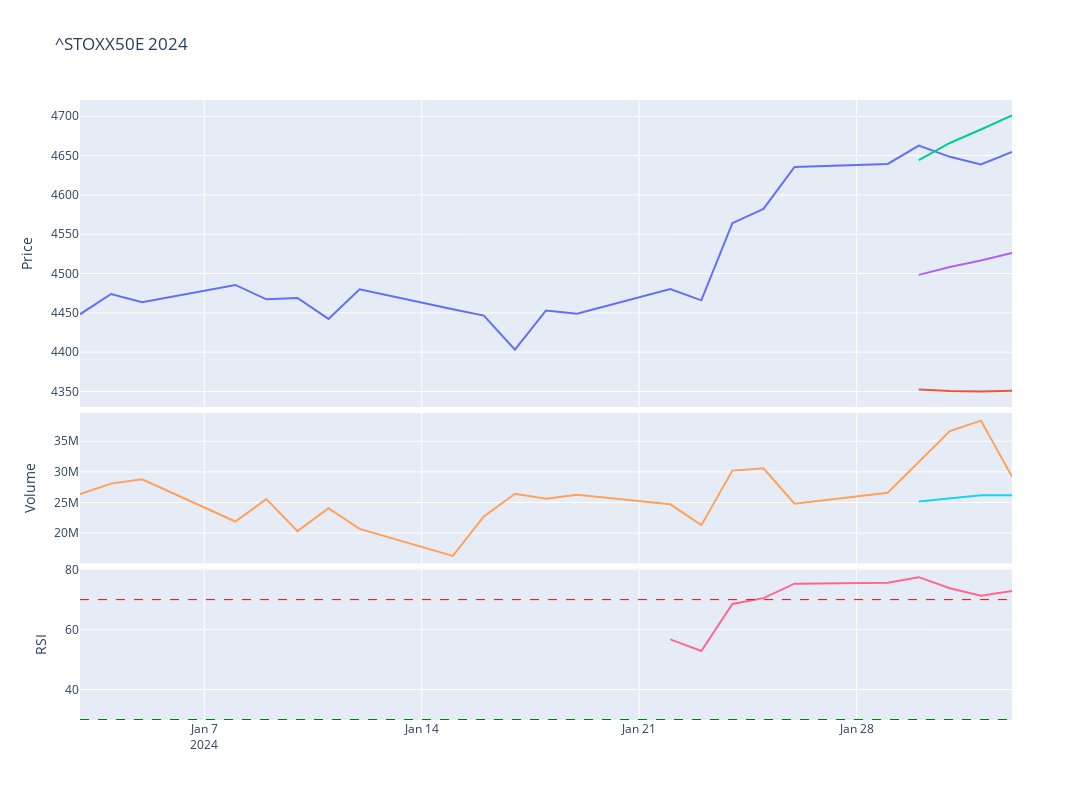

Notebook code cell kept with this figure:
### Code cell
# Plot the adjusted close price of the ^IBEX for year
fig = make_subplots(rows=4, cols=1,shared_xaxes=True,vertical_spacing=0.01,specs=[[{'rowspan':2,'colspan':1}],[None],[{'rowspan':1,'colspan':1}],[{'rowspan':1,'colspan':1}]])

# Graph (1,1)
fig.add_trace(go.Scatter(x=stock_eu['Adj Close'].loc[year].index,y=stock_eu['Adj Close'].loc[year],mode="lines",name=f'{ticker}'),row=1,col=1)
fig.add_trace(go.Scatter(x=stock_eu['BB_Lower'].loc[year].index,y=stock_eu['BB_Lower'].loc[year],mode="lines",name='BB_Lower'),row=1,col=1)
fig.add_trace(go.Scatter(x=stock_eu['BB_Upper'].loc[year].index,y=stock_eu['BB_Upper'].loc[year],mode="lines",name='BB_Upper'),row=1,col=1)
fig.add_trace(go.Scatter(x=stock_eu['MMA20'].loc[year].index,y=stock_eu['MMA20'].loc[year],mode="lines",name='MMA20'),row=1,col=1)
# Update xaxis properties
fig.update_yaxes(title_text="Price", row=1, col=1)

# Graph (3,1)
fig.add_trace(go.Scatter(x=stock_eu['Volume'].loc[year].index,y=stock_eu['Volume'].loc[year],mode="lines",name='Volume'),row=3, col=1)
fig.add_trace(go.Scatter(x=stock_eu['Volume'].loc[year].index,y=stock_eu['Volume'].loc[year].rolling(20).mean(),mode="lines",name='MMA20'),row=3,col=1)
fig.update_yaxes(title_text="Volume", row=3, col=1)

# Graph (4,1)
fig.add_trace(go.Scatter(x=stock_eu['RSI'].loc[year].index,y=stock_eu['RSI'].loc[year],mode="lines",name='RSI'),row=4, col=1)
fig.add_hline(y=30, line_width=1, line_dash="dash", line_color="green",row=4,col=1)
fig.add_hline(y=70, line_width=1, line_dash="dash", line_color="red",row=4,col=1)
fig.update_yaxes(title_text="RSI", row=4, col=1)

fig.update_layout(height=800, width=1300,showlegend=False,title=f"{ticker} {year}")

fig.show()

### Figure 1 — Plotly figure (JSON) as saved in the notebook; plotly's stock layout.template omitted (floating-point values rounded to 4 significant figures)
{"data": [{"mode": "lines", "name": "^STOXX50E", "type": "scatter", "x": ["2024-01-03T00:00:00", "2024-01-04T00:00:00", "2024-01-05T00:00:00", "2024-01-08T00:00:00", "2024-01-09T00:00:00", "2024-01-10T00:00:00", "2024-01-11T00:00:00", "2024-01-12T00:00:00", "2024-01-15T00:00:00", "2024-01-16T00:00:00", "2024-01-17T00:00:00", "2024-01-18T00:00:00", "2024-01-19T00:00:00", "2024-01-22T00:00:00", "2024-01-23T00:00:00", "2024-01-24T00:00:00", "2024-01-25T00:00:00", "2024-01-26T00:00:00", "2024-01-29T00:00:00", "2024-01-30T00:00:00", "2024-01-31T00:00:00", "2024-02-01T00:00:00", "2024-02-02T00:00:00"], "xaxis": "x", "y": [4448.0, 4474.0, 4464.0, 4485.0, 4467.0, 4469.0, 4442.0, 4480.0, 4455.0, 4447.0, 4403.0, 4453.0, 4449.0, 4480.0, 4466.0, 4564.0, 4582.0, 4635.0, 4639.0, 4663.0, 4648.0, 4639.0, 4655.0], "yaxis": "y"}, {"mode": "lines", "name": "BB_Lower", "type": "scatter", "x": ["2024-01-03T00:00:00", "2024-01-04T00:00:00", "2024-01-05T00:00:00", "2024-01-08T00:00:00", "2024-01-09T00:00:00", "2024-01-10T00:00:00", "2024-01-11T00:00:00", "2024-01-12T00:00:00", "2024-01-15T00:00:00", "2024-01-16T00:00:00", "2024-01-17T00:00:00", "2024-01-18T00:00:00", "2024-01-19T00:00:00", "2024-01-22T00:00:00", "2024-01-23T00:00:00", "2024-01-24T00:00:00", "2024-01-25T00:00:00", "2024-01-26T00:00:00", "2024-01-29T00:00:00", "2024-01-30T00:00:00", "2024-01-31T00:00:00", "2024-02-01T00:00:00", "2024-02-02T00:00:00"], "xaxis": "x", "y": [null, null, null, null, null, null, null, null, null, null, null, null, null, null, null, null, null, null, null, 4352.0, 4351.0, 4350.0, 4351.0], "yaxis": "y"}, {"mode": "lines", "name": "BB_Upper", "type": "scatter", "x": ["2024-01-03T00:00:00", "2024-01-04T00:00:00", "2024-01-05T00:00:00", "2024-01-08T00:00:00", "2024-01-09T00:00:00", "2024-01-10T00:00:00", "2024-01-11T00:00:00", "2024-01-12T00:00:00", "2024-01-15T00:00:00", "2024-01-16T00:00:00", "2024-01-17T00:00:00", "2024-01-18T00:00:00", "2024-01-19T00:00:00", "2024-01-22T00:00:00", "2024-01-23T00:00:00", "2024-01-24T00:00:00", "2024-01-25T00:00:00", "2024-01-26T00:00:00", "2024-01-29T00:00:00", "2024-01-30T00:00:00", "2024-01-31T00:00:00", "2024-02-01T00:00:00", "2024-02-02T00:00:00"], "xaxis": "x", "y": [null, null, null, null, null, null, null, null, null, null, null, null, null, null, null, null, null, null, null, 4644.0, 4666.0, 4683.0, 4701.0], "yaxis": "y"}, {"mode": "lines", "name": "MMA20", "type": "scatter", "x": ["2024-01-03T00:00:00", "2024-01-04T00:00:00", "2024-01-05T00:00:00", "2024-01-08T00:00:00", "2024-01-09T00:00:00", "2024-01-10T00:00:00", "2024-01-11T00:00:00", "2024-01-12T00:00:00", "2024-01-15T00:00:00", "2024-01-16T00:00:00", "2024-01-17T00:00:00", "2024-01-18T00:00:00", "2024-01-19T00:00:00", "2024-01-22T00:00:00", "2024-01-23T00:00:00", "2024-01-24T00:00:00", "2024-01-25T00:00:00", "2024-01-26T00:00:00", "2024-01-29T00:00:00", "2024-01-30T00:00:00", "2024-01-31T00:00:00", "2024-02-01T00:00:00", "2024-02-02T00:00:00"], "xaxis": "x", "y": [null, null, null, null, null, null, null, null, null, null, null, null, null, null, null, null, null, null, null, 4498.0, 4508.0, 4517.0, 4526.0], "yaxis": "y"}, {"mode": "lines", "name": "Volume", "type": "scatter", "x": ["2024-01-03T00:00:00", "2024-01-04T00:00:00", "2024-01-05T00:00:00", "2024-01-08T00:00:00", "2024-01-09T00:00:00", "2024-01-10T00:00:00", "2024-01-11T00:00:00", "2024-01-12T00:00:00", "2024-01-15T00:00:00", "2024-01-16T00:00:00", "2024-01-17T00:00:00", "2024-01-18T00:00:00", "2024-01-19T00:00:00", "2024-01-22T00:00:00", "2024-01-23T00:00:00", "2024-01-24T00:00:00", "2024-01-25T00:00:00", "2024-01-26T00:00:00", "2024-01-29T00:00:00", "2024-01-30T00:00:00", "2024-01-31T00:00:00", "2024-02-01T00:00:00", "2024-02-02T00:00:00"], "xaxis": "x2", "y": [26376200, 28082800, 28778100, 21900200, 25544800, 20341000, 24082000, 20703500, 16286900, 22717700, 26429000, 25615800, 26267800, 24707800, 21306700, 30202900, 30570800, 24797100, 26589700, 31631300, 36656800, 38356000, 29245500], "yaxis": "y2"}, {"mode": "lines", "name": "MMA20", "type": "scatter", "x": ["2024-01-03T00:00:00", "2024-01-04T00:00:00", "2024-01-05T00:00:00", "2024-01-08T00:00:00", "2024-01-09T00:00:00", "2024-01-10T00:00:00", "2024-01-11T00:00:00", "2024-01-12T00:00:00", "2024-01-15T00:00:00", "2024-01-16T00:00:00", "2024-01-17T00:00:00", "2024-01-18T00:00:00", "2024-01-19T00:00:00", "2024-01-22T00:00:00", "2024-01-23T00:00:00", "2024-01-24T00:00:00", "2024-01-25T00:00:00", "2024-01-26T00:00:00", "2024-01-29T00:00:00", "2024-01-30T00:00:00", "2024-01-31T00:00:00", "2024-02-01T00:00:00", "2024-02-02T00:00:00"], "xaxis": "x2", "y": [null, null, null, null, null, null, null, null, null, null, null, null, null, null, null, null, null, null, null, 25146605, 25660635, 26174295, 26197665], "yaxis": "y2"}, {"mode": "lines", "name": "RSI", "type": "scatter", "x": ["2024-01-03T00:00:00", "2024-01-04T00:00:00", "2024-01-05T00:00:00", "2024-01-08T00:00:00", "2024-01-09T00:00:00", "2024-01-10T00:00:00", "2024-01-11T00:00:00", "2024-01-12T00:00:00", "2024-01-15T00:00:00", "2024-01-16T00:00:00", "2024-01-17T00:00:00", "2024-01-18T00:00:00", "2024-01-19T00:00:00", "2024-01-22T00:00:00", "2024-01-23T00:00:00", "2024-01-24T00:00:00", "2024-01-25T00:00:00", "2024-01-26T00:00:00", "2024-01-29T00:00:00", "2024-01-30T00:00:00", "2024-01-31T00:00:00", "2024-02-01T00:00:00", "2024-02-02T00:00:00"], "xaxis": "x3", "y": [null, null, null, null, null, null, null, null, null, null, null, null, null, 56.73, 52.88, 68.55, 70.5, 75.34, 75.65, 77.5, 73.8, 71.28, 72.9], "yaxis": "y3"}], "layout": {"height": 800, "shapes": [{"line": {"color": "green", "dash": "dash", "width": 1}, "type": "line", "x0": 0, "x1": 1, "xref": "x3 domain", "y0": 30, "y1": 30, "yref": "y3"}, {"line": {"color": "red", "dash": "dash", "width": 1}, "type": "line", "x0": 0, "x1": 1, "xref": "x3 domain", "y0": 70, "y1": 70, "yref": "y3"}], "showlegend": false, "title": {"text": "^STOXX50E 2024"}, "width": 1300, "xaxis": {"anchor": "y", "domain": [0, 1], "matches": "x3", "showticklabels": false}, "xaxis2": {"anchor": "y2", "domain": [0, 1], "matches": "x3", "showticklabels": false}, "xaxis3": {"anchor": "y3", "domain": [0, 1]}, "yaxis": {"anchor": "x", "domain": [0.505, 1], "title": {"text": "Price"}}, "yaxis2": {"anchor": "x2", "domain": [0.2525, 0.495], "title": {"text": "Volume"}}, "yaxis3": {"anchor": "x3", "domain": [0, 0.2425], "title": {"text": "RSI"}}}}
